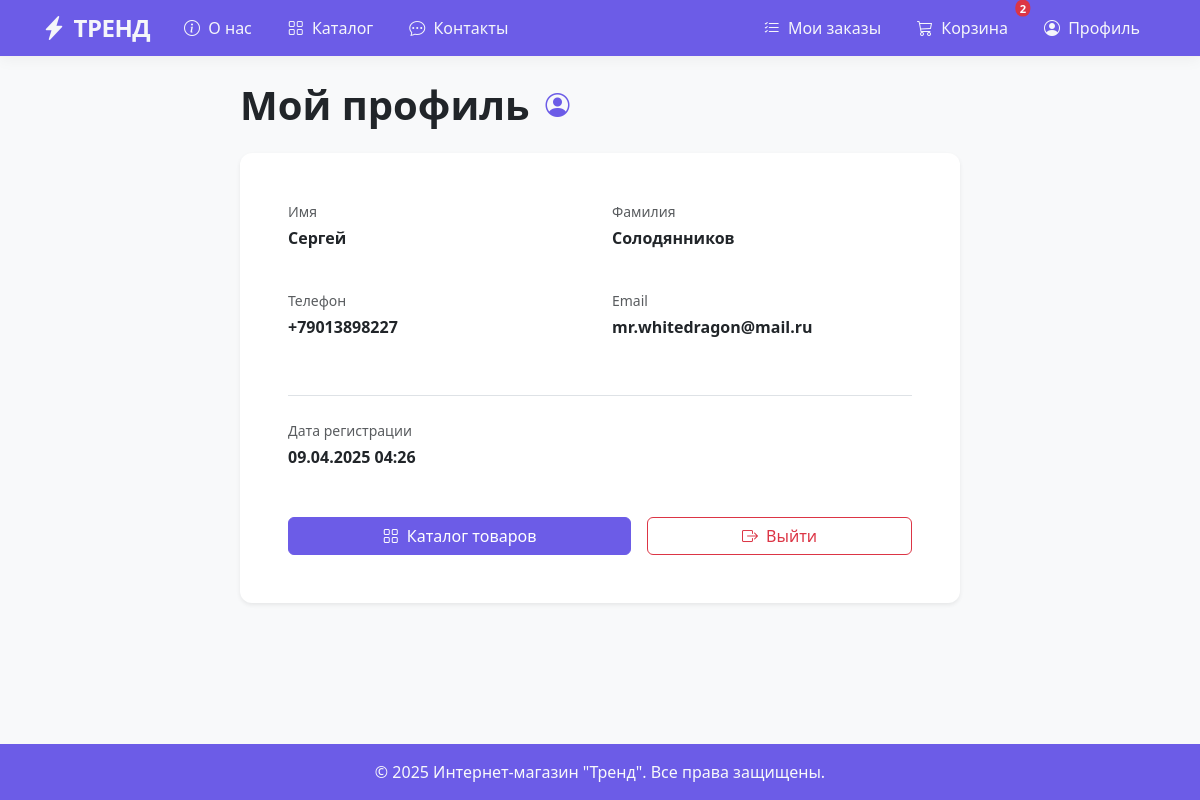
The page /users/profile/ (signed in) on the database as committed earlier.
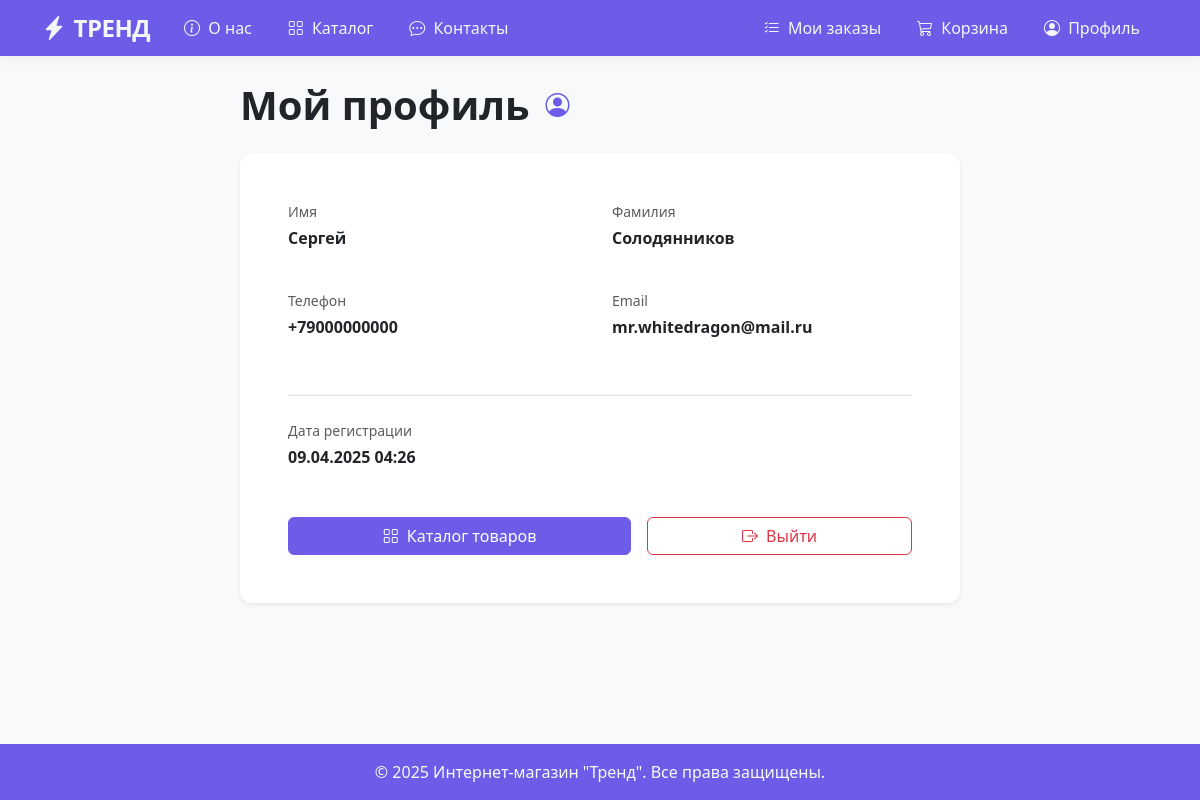
The same page on the database as committed later.
### users/models.py (models this page shows, shortened)
class Customer(AbstractUser):
    phone = models.CharField(
        _('Телефон'),
        max_length=20,
        unique=True,
        help_text=_('Формат: +79991234567')
    )
    class Meta:
        verbose_name = _('Покупатель')
        verbose_name_plural = _('Покупатели')
        ordering = ['-date_joined']

### users/views.py (the view)
# urls.py: path('profile/', views.profile_view, name='profile'),
@login_required
def profile_view(request):
    return render(request, 'users/profile.html')

### cart/context_processors.py (called while the page is built)
def cart_items_count(request):
    if request.user.is_authenticated:
        cart = Cart.objects.filter(customer=request.user).first()
        if cart:
            return {'cart_items_count': cart.items.count()}
    return {'cart_items_count': 0}

### templates/users/profile.html (shortened to what this page needs)
{% extends 'core/base.html' %}
{% block content %}
<div class="container my-4">
    <div class="row justify-content-center">
        <div class="col-lg-8">
            <div class="d-flex align-items-center mb-4">
                <h1 class="fw-bold mb-0">Мой профиль</h1>
                <span class="ms-3 fs-4 text-primary"><i class="bi bi-person-circle"></i></span>
            </div>
            <div class="card border-0 shadow-sm">
                <div class="card-body p-4 p-md-5">
                    <div class="d-none d-lg-block">
                        <div class="row">
                            <div class="col-md-6 mb-4">
                                <p class="small text-muted mb-1">Имя</p>
                                <p class="fw-bold">{{ user.first_name|default:"Не указано" }}</p>
                            </div>
                            <div class="col-md-6 mb-4">
                                <p class="small text-muted mb-1">Фамилия</p>
                                <p class="fw-bold">{{ user.last_name|default:"Не указана" }}</p>
                            </div>
                        </div>
                        <div class="row">
                            <div class="col-md-6 mb-4">
                                <p class="small text-muted mb-1">Телефон</p>
                                <p class="fw-bold">{{ user.phone|default:"Не указан" }}</p>
                            </div>
                            <div class="col-md-6 mb-4">
                                <p class="small text-muted mb-1">Email</p>
                                <p class="fw-bold">{{ user.email }}</p>
                            </div>
                        </div>
                    </div>
                    <div class="border-top pt-4 mt-3">
                        <p class="small text-muted mb-1">Дата регистрации</p>
                        <p class="fw-bold">{{ user.date_joined|date:"d.m.Y H:i" }}</p>
                    </div>
                    <div class="d-flex flex-column flex-sm-row gap-3 mt-5">
                        <a href="{% url 'product_list' %}" class="btn btn-primary flex-grow-1">
                            <i class="bi bi-grid me-2"></i>Каталог товаров
                        </a>
                        <a href="{% url 'logout' %}" class="btn btn-outline-danger flex-grow-1">
                            <i class="bi bi-box-arrow-right me-2"></i>Выйти
                        </a>
                    </div>
                </div>
            </div>
        </div>
    </div>
</div>
{% endblock %}

Rows that differ between the two databases and show on the page:
changed Customer "Сергей": phone "+79013898227" → "+79000000000"
Other text that changed with them:
{{ cart_items_count }}: "2" → (not shown)
